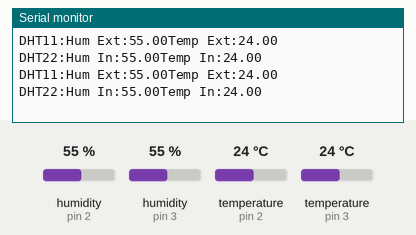
The sketch below on a simulated Arduino Uno, built with avr-gcc and run on an emulated ATmega328P. On the bench: the last lines printed to the serial monitor. The test bench sets the inputs (shaded band); at power-on: humidity (sensors on pin 2, pin 3) 55 %, temperature (sensors on pin 2, pin 3) 24 °C.

Above: at 6.8 s.
6.9 s: humidity (sensor on pin 2) set to 22 %
At 9.6 s:
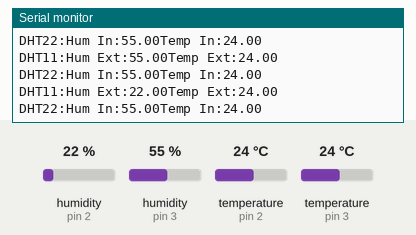
11.4 s: humidity (sensor on pin 3) set to 22 %
At 13.0 s:
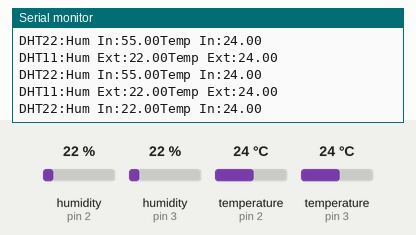
15.9 s: temperature (sensor on pin 2) set to 12 °C
At 18.6 s:
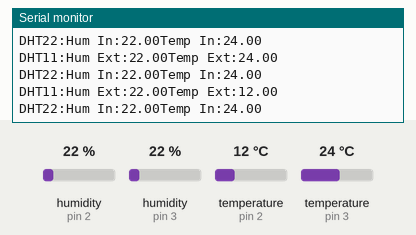
20.4 s: temperature (sensor on pin 3) set to 12 °C
At 22.1 s:
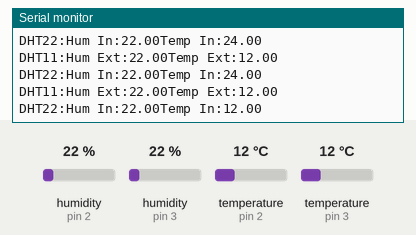
24.9 s: humidity (sensor on pin 2) set to 40 %
At 27.7 s:
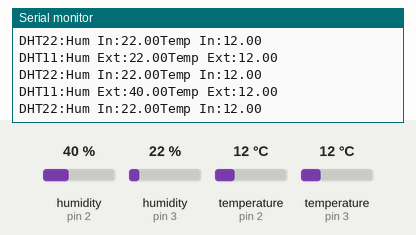
29.4 s: humidity (sensor on pin 3) set to 40 %
At 31.1 s:
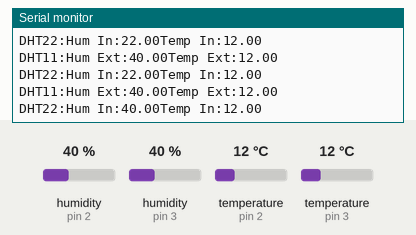
Timing chart, 0 to 32.6 s (numbered marks = the images above; inputs shaded):
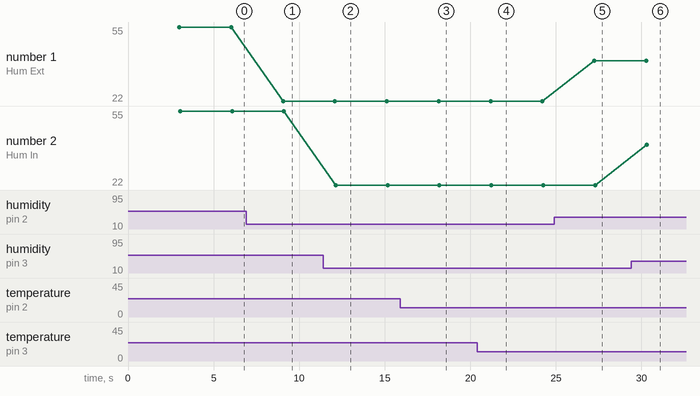

Measured:
- after the input at 6.9 s, the serial monitor: prints a new line after 2.2 s (image 1)
- after the input at 11.4 s, the serial monitor: prints a new line after 0.74 s (image 2)
- after the input at 15.9 s, the serial monitor: prints a new line after 2.3 s (image 3)
- after the input at 20.4 s, the serial monitor: prints a new line after 0.83 s (image 4)
- after the input at 24.9 s, the serial monitor: prints a new line after 2.3 s (image 5)
- after the input at 29.4 s, the serial monitor: prints a new line after 0.92 s (image 6)
- plotted number 1: 22 → 40 after the input at 24.9 s

The sketch:

dhtSensor.ino
```cpp
// libreria para el control de los sensores dht11 y dht22
#include "DHT.h"


// pin de datos para el sensor DHT11
#define DHTPIN11 2
// pin de datos para el sensor DHT22
#define DHTPIN22 3


// se define un tipo de dato DHT11 y DHT22 para enviar a la clase que identifica el tipo de sensor.
#define dhtTipo11 DHT11   // DHT 22
#define dhtTipo22 DHT22


// inicializa los objetos para la clase DHT
DHT dhtext(DHTPIN11, dhtTipo11);
DHT dhtint(DHTPIN22, dhtTipo22);

void setup(){
   Serial.begin(9600);
   dhtext.begin();
   dhtint.begin();
  }


float dhtExtTemp()
{
  float dht11Temp= dhtext.readTemperature();
//  Serial.print("Temdht11: ");
//  Serial.print(dht11Temp);
//  Serial.print("\n");
  return dht11Temp;
}

// leer la humedad del sensor exterior
float dhtExtHum()
{
  float dht11Hum= dhtext.readHumidity();
//  Serial.print("Humdht11: ");
//  Serial.print(dht11Hum);
//  Serial.print("\n");
  return dht11Hum;
}

// leer la temperatura del sensor interior
float dhtInTemp()
{
  float dht22Temp= dhtint.readTemperature();
//  Serial.print("Tempht22: ");
//  Serial.print(dht22Temp);
//  Serial.print("\n");
  return dht22Temp;
}

// leer la humedad del sensor interior
float dhtInHum()
{
  float dht22Hum= dhtint.readHumidity();
//  Serial.print("Humdht22: ");
//  Serial.print(dht22Hum);
//  Serial.print("\n");
  return dht22Hum;
}


void loop(){
  delay(3000);
  Serial.print("DHT11:");
  Serial.print("Hum Ext:");
  Serial.print(dhtExtHum());
  Serial.print("Temp Ext:");
  Serial.println(dhtExtTemp());

  Serial.print("DHT22:");
  Serial.print("Hum In:");
  Serial.print(dhtInHum());
  Serial.print("Temp In:");
  Serial.println(dhtInTemp());

  }
```
